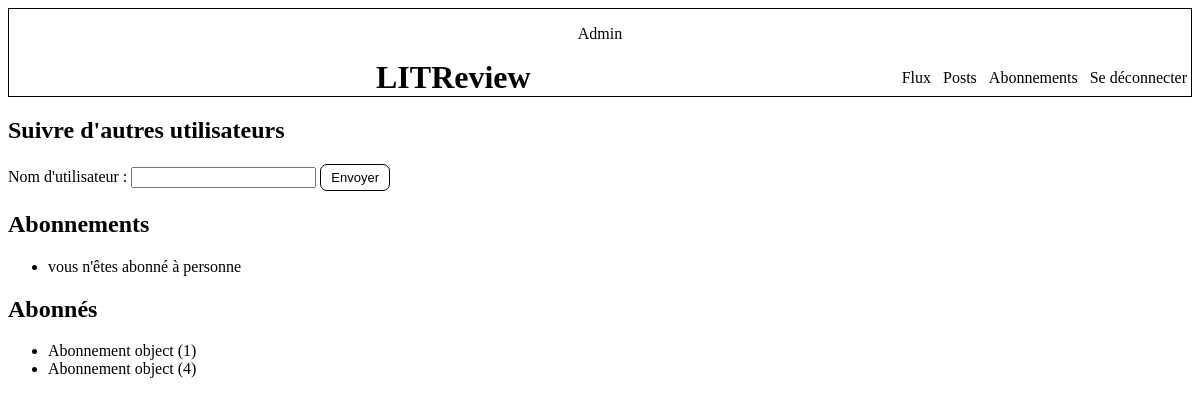
Page /abonnements/ (signed in) on the earlier database version.
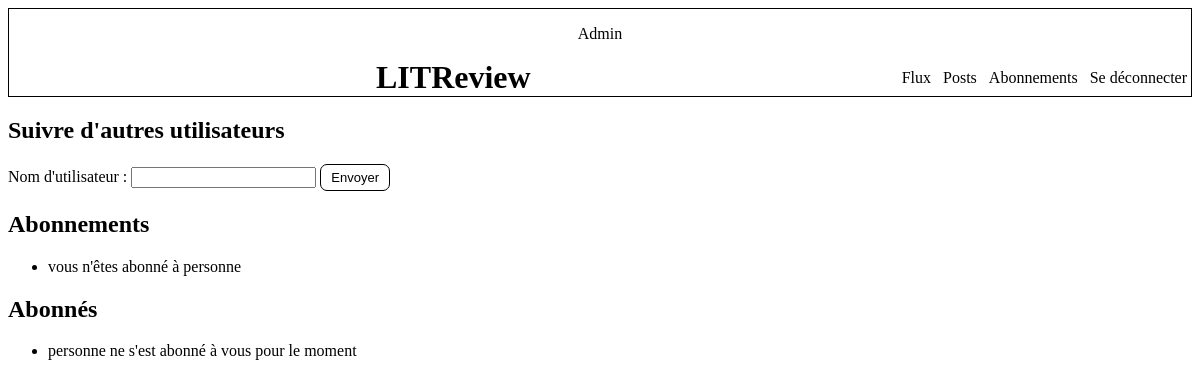
Same page on the later database version.
### connexion/models.py (models this page shows)
class Abonnement(models.Model):
    user = models.ForeignKey(to=settings.AUTH_USER_MODEL,
                             on_delete=models.CASCADE,
                             related_name="suivi_par")
    user_suivi = models.ForeignKey(to=settings.AUTH_USER_MODEL,
                                   on_delete=models.CASCADE,
                                   related_name="user_suivi")
    class Meta:
        unique_together = ("user", "user_suivi")

### blog/views.py (the view, shortened to what this page needs)
# urls.py: path("abonnements/", blog.views.suivre_user, name="abonnements"),
@login_required
def suivre_user(request):
    form = forms.AbonnementForm(instance=request.user)
    connecte = request.user
    user_suivis = connecte.user_suivi.all()
    abonnes = connecte.suivi_par.all()
    context = {"form": form, "user_suivis": user_suivis, "abonnés": abonnes}
    return render(request, "abonnements.html", context=context)

### blog/forms.py
class AbonnementForm(forms.ModelForm):
    class Meta:
        model = models.Abonnement
        fields = ["user_suivi"]
        labels = {"user_suivi": "Nom d'utilisateur"}
        widgets = {"user_suivi": forms.TextInput}

### blog/templates/abonnements.html (shortened to what this page needs)
{% extends "base.html" %}
{% block content %}
<div id="page_abonnements">
    <section id="suivre_user">
        <h2>Suivre d'autres utilisateurs</h2>
        <form method="post" novalidate>
            {{ form }}
            <button class="bouton" type="submit">Envoyer</button>
        </form>
    </section>
    <section id="abonnements">
        <h2>Abonnements</h2>
        <ul>
            {% if user_suivis %}
                {% for user_suivi in user_suivis %}
                    <li>
                        {{ user_suivi }}
                        <a class="bouton" href="#">Désabonner</a>
                    </li>
                {% endfor %}
            {% else %}
                <li>vous n'êtes abonné à personne</li>
            {% endif %}
        </ul>
    </section>
    <section id="abonnes">
        <h2>Abonnés</h2>
        <ul>
            {% if abonnés %}
                {% for abonné in abonnés %}
                    <li>
                        {{ abonné }}
                    </li>
                {% endfor %}
            {% else %}
                <li>personne ne s'est abonné à vous pour le moment</li>
            {% endif %}
        </ul>
    </section>
</div>
{% endblock content %}

Differences in the rows shown:
removed Abonnement: id "Abonnement object (1)"
removed Abonnement: id "Abonnement object (4)"
Other differences:
text now shown: "personne ne s'est abonné à vous pour le moment"
